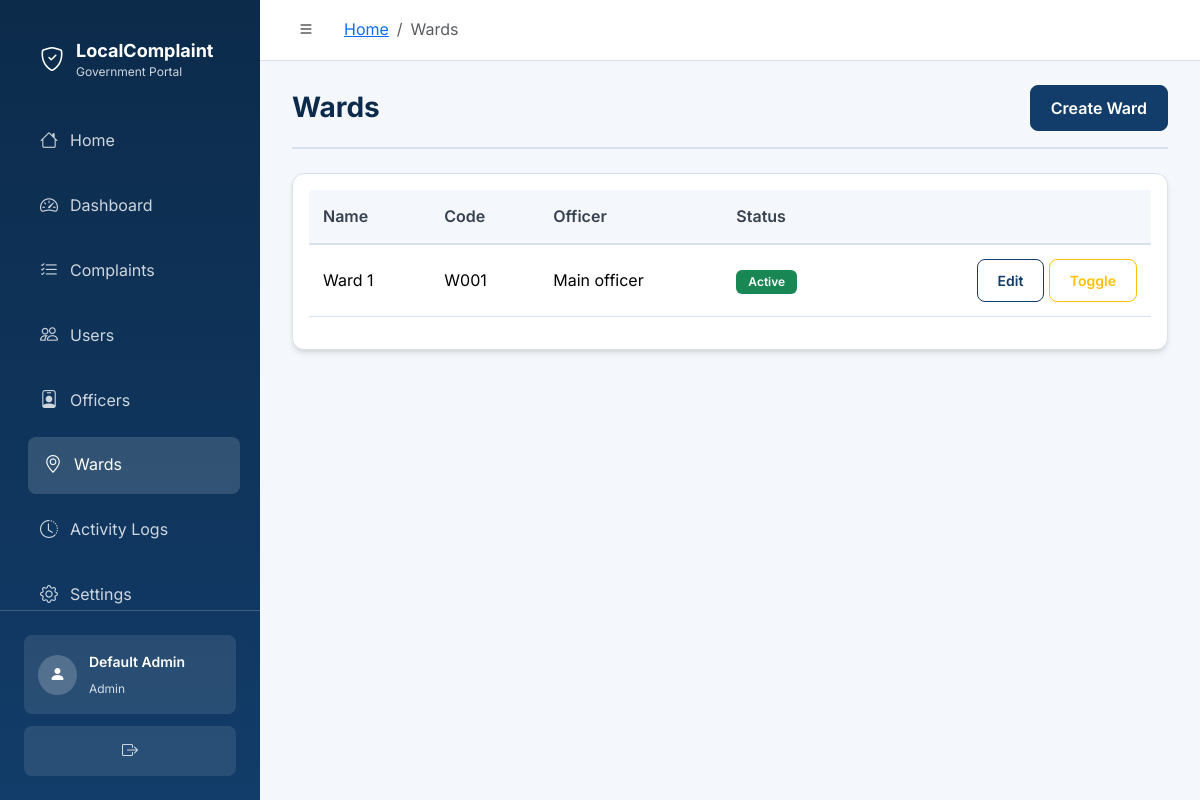
Page /admin/wards (signed in) on the earlier database version.
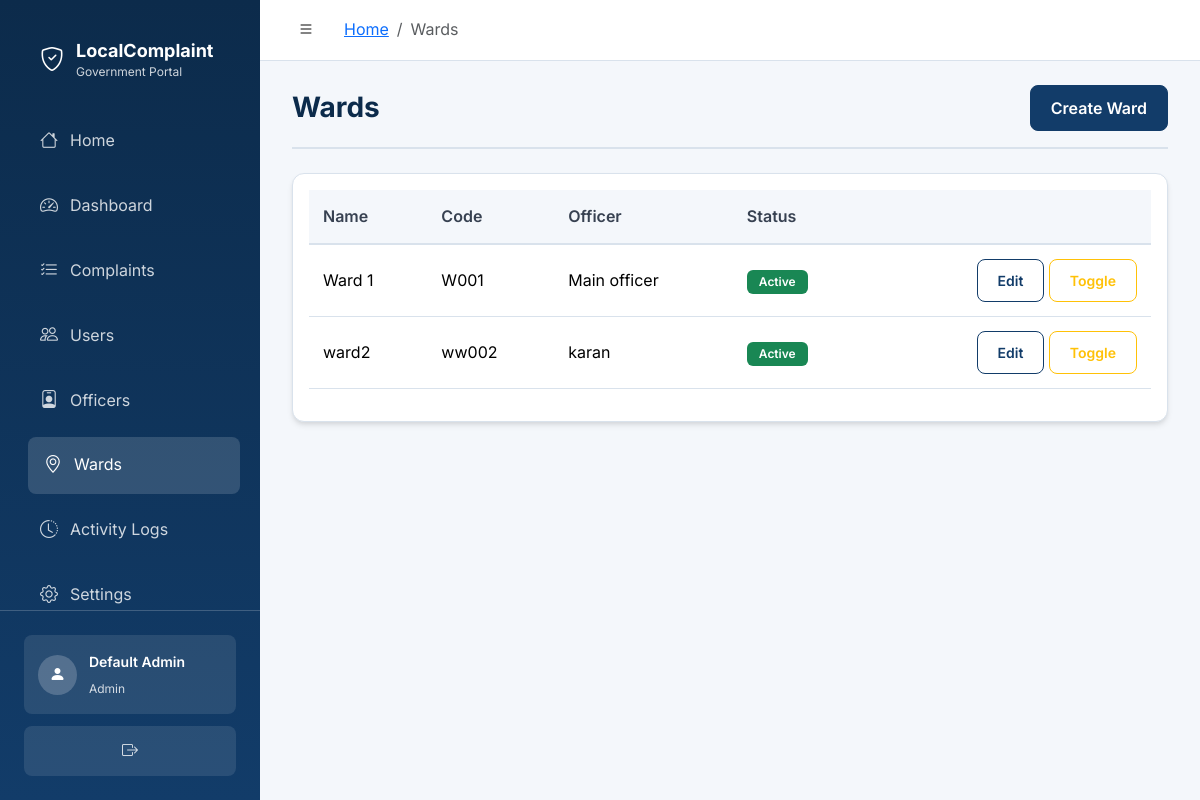
Same page on the later database version.
### backend/models/complaint.py (models this page shows, shortened)
class Ward(db.Model):
    __tablename__ = "wards"
    ward_id = db.Column(db.Integer, primary_key=True, autoincrement=True)
    ward_name = db.Column(db.String(120), nullable=False)
    ward_code = db.Column(db.String(30), nullable=False, unique=True)
    assigned_officer_id = db.Column(
        db.Integer,
        db.ForeignKey(
            "users.user_id",
            ondelete="SET NULL",
            onupdate="CASCADE",
        ),
    )
    is_active = db.Column(db.Boolean, nullable=False, default=True, index=True)
    created_at = db.Column(db.DateTime, nullable=False, default=datetime.utcnow)
    updated_at = db.Column(
        db.DateTime,
        nullable=False,
        default=datetime.utcnow,
        onupdate=datetime.utcnow,
    )
    assigned_officer = db.relationship(
        "User",
        foreign_keys=[assigned_officer_id],
        back_populates="assigned_wards",
    )
    complaints = db.relationship(
        "Complaint",
        back_populates="ward",
        lazy="dynamic",
    )

### backend/models/user.py (models this page shows, shortened)
class User(UserMixin, db.Model):
    __tablename__ = "users"
    ROLE_CITIZEN = "citizen"
    ROLE_OFFICER = "officer"
    ROLE_ADMIN = "admin"
    ROLES = (ROLE_CITIZEN, ROLE_OFFICER, ROLE_ADMIN)
    user_id = db.Column(db.Integer, primary_key=True, autoincrement=True)
    full_name = db.Column(db.String(120), nullable=False)
    email = db.Column(db.String(150), nullable=False, unique=True, index=True)
    password_hash = db.Column(db.String(255), nullable=False)
    phone = db.Column(db.String(20))
    role = db.Column(
        db.Enum(*ROLES, name="user_role"),
        nullable=False,
        default=ROLE_CITIZEN,
        index=True,
    )
    security_question = db.Column(db.String(255))
    security_answer_hash = db.Column(db.String(255))
    is_active = db.Column(db.Boolean, nullable=False, default=True, index=True)
    created_at = db.Column(db.DateTime, nullable=False, default=datetime.utcnow)
    updated_at = db.Column(
        db.DateTime,
        nullable=False,
        default=datetime.utcnow,
        onupdate=datetime.utcnow,
    )
    citizen_complaints = db.relationship(
        "Complaint",
        foreign_keys="Complaint.citizen_id",
        back_populates="citizen",
        lazy="dynamic",
    )
    assigned_complaints = db.relationship(
        "Complaint",
        foreign_keys="Complaint.assigned_officer_id",
        back_populates="assigned_officer",
        lazy="dynamic",
    )
    assigned_wards = db.relationship(
        "Ward",
        foreign_keys="Ward.assigned_officer_id",
        back_populates="assigned_officer",
        lazy="dynamic",
    )
    complaint_updates = db.relationship(
        "ComplaintUpdate",
        back_populates="updated_by_user",
        lazy="dynamic",
    )
    notifications = db.relationship(
        "Notification",
        back_populates="user",
        lazy="dynamic",
        cascade="all, delete-orphan",
    )
    feedback_entries = db.relationship(
        "Feedback",
        back_populates="citizen",
        lazy="dynamic",
    )
    activity_logs = db.relationship(
        "ActivityLog",
        back_populates="user",
        lazy="dynamic",
    )

### backend/routes/admin_routes.py (the view)
@admin_bp.route("/wards", methods=["GET"])
@admin_required
def manage_wards():
    page = request.args.get("page", 1, type=int)
    wards = Ward.query.order_by(Ward.ward_name).paginate(page=page, per_page=10, error_out=False)
    return render_template("admin/wards.html", wards=wards)

### backend/__init__.py (called while the page is built)
def create_app(config_name=None):
    app = Flask(
        __name__,
        static_folder="static",
        template_folder="templates",
    )
    load_config(app, config_name)
    init_extensions(app)
    register_blueprints(app)
    register_context_processors(app)
    register_jinja_filters(app)
    register_cli_commands(app)
    register_error_handlers(app)
    configure_session_security(app)
    ensure_upload_directories(app)
    register_temporary_routes(app)
    @app.after_request
    def add_header(response):
        response.headers["Cache-Control"] = "no-store, no-cache, must-revalidate, post-check=0, pre-check=0, max-age=0"
        response.headers["Pragma"] = "no-cache"
        response.headers["Expires"] = "-1"
        return response
    return app

### backend/extensions.py (called while the page is built)
@login_manager.user_loader
def load_user(user_id):
    from backend.models import User
    if not user_id:
        return None
    try:
        return db.session.get(User, int(user_id))
    except (TypeError, ValueError):
        return None

### backend/templates/admin/wards.html (shortened to what this page needs)
{% extends "base_dashboard.html" %}
{% from "components/macros.html" import form_field, empty_state, table_header with context %}
{% block content %}
<div class="page-header"><h1 class="h3">Wards</h1><a class="btn btn-primary" href="{{ url_for('admin.create_ward') }}">Create Ward</a></div>
<div class="card p-3 table-responsive"><div class="table-responsive">
<table class="table table-hover align-middle align-middle"><thead><tr><th>Name</th><th>Code</th><th>Officer</th><th>Status</th><th></th></tr></thead><tbody>{% for ward in wards.items %}<tr><td>{{ ward.ward_name }}</td><td>{{ ward.ward_code }}</td><td>{{ ward.assigned_officer.full_name if ward.assigned_officer else 'Unassigned' }}</td><td>{% if ward.is_active %}<span class="badge bg-success">Active</span>{% else %}<span class="badge bg-secondary">Inactive</span>{% endif %}</td><td class="text-end"><a class="btn btn-sm btn-outline-primary" href="{{ url_for('admin.edit_ward', ward_id=ward.ward_id) }}">Edit</a><form autocomplete="off" class="d-inline" method="post" action="{{ url_for('admin.toggle_ward_status', ward_id=ward.ward_id) }}">
<input type="hidden" name="csrf_token" value="{{ csrf_token() }}"/><button class="btn btn-sm btn-outline-warning">Toggle</button></form></td></tr>{% else %}<tr><td colspan="5" class="text-muted">No wards found.</td></tr>{% endfor %}</tbody></table>
</div>{% set pagination = wards %}{% include "components/pagination.html" %}</div>
{% endblock %}

### backend/templates/base_dashboard.html (shortened to what this page needs)
<!doctype html>
<html lang="en">
<head>
  <link href="https://cdn.jsdelivr.net/npm/bootstrap@5.3.3/dist/css/bootstrap.min.css" rel="stylesheet">
  <link href="https://cdn.jsdelivr.net/npm/bootstrap-icons@1.11.3/font/bootstrap-icons.min.css" rel="stylesheet">
  <link rel="stylesheet" href="{{ url_for('static', filename='css/style.css') }}">
</head>
<body class="dashboard-body">
  <aside class="sidebar" id="sidebar">
    <div class="sidebar-header">
      <a href="{{ url_for('index') }}" class="sidebar-brand">
        <div class="sidebar-brand-icon"><i class="bi bi-shield-check"></i></div>
        <div class="sidebar-brand-text">
          <span class="sidebar-brand-title">LocalComplaint</span>
          <span class="sidebar-brand-sub">Government Portal</span>
        </div>
      </a>
    </div>
    <nav class="sidebar-nav">
      {% block sidebar_nav %}
        {% if current_user.is_authenticated %}
          {% if current_user.role == 'citizen' %}
            {% include "components/sidebar_citizen.html" %}
          {% elif current_user.role == 'officer' %}
            {% include "components/sidebar_officer.html" %}
          {% elif current_user.role == 'admin' %}
            {% include "components/sidebar_admin.html" %}
          {% endif %}
        {% endif %}
      {% endblock %}
    </nav>
    <div class="sidebar-footer">
      <div class="sidebar-user">
        <div class="sidebar-user-avatar">
          <i class="bi bi-person-fill"></i>
        </div>
        <div class="sidebar-user-info">
          <span class="sidebar-user-name">{{ current_user.full_name if current_user.is_authenticated else 'Guest' }}</span>
          <span class="sidebar-user-role">{{ current_user.role | capitalize if current_user.is_authenticated else '' }}</span>
        </div>
      </div>
      <a href="{{ url_for('auth.logout') }}" class="sidebar-logout" title="Logout">
        <i class="bi bi-box-arrow-right"></i>
      </a>
    </div>
  </aside>
  <div class="main-wrapper">
    <header class="topbar">
      <button class="topbar-toggle" id="sidebarToggle" aria-label="Toggle sidebar">
        <i class="bi bi-list"></i>
      </button>
      <div class="topbar-breadcrumb">
        {% block breadcrumb %}
          {% set path_parts = request.path.strip('/').split('/') %}
          <nav aria-label="breadcrumb">
            <ol class="breadcrumb mb-0">
              <li class="breadcrumb-item"><a href="{{ url_for(current_user.role|lower + '.dashboard') if current_user.is_authenticated else url_for('index') }}">Home</a></li>
              {% for part in path_parts %}
                {% if part != current_user.role|lower %}
                  {% if loop.last %}
                    <li class="breadcrumb-item active" aria-current="page">{{ part | replace('_', ' ') | replace('-', ' ') | title }}</li>
                  {% else %}
                    <li class="breadcrumb-item text-muted">{{ part | replace('_', ' ') | replace('-', ' ') | title }}</li>
                  {% endif %}
                {% endif %}
              {% endfor %}
            </ol>
          </nav>
        {% endblock %}
      </div>
    </header>
    <main class="page-content">
      {% block content %}{% endblock %}
    </main>
  </div>
</body>
</html>

Differences in the rows shown:
added Ward: ward_name "ward2", ward_code "ww002", assigned_officer "karan", is_active "Active"
